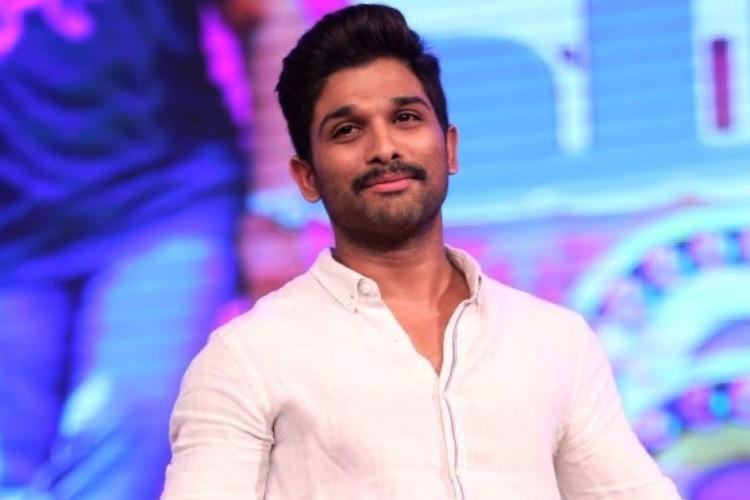
#> input picture Allu_arjun.jpg, 750 x 500 px, found by its file name
$ python canny_edge_detection.py
#> lines starting #> are read from the running program, lines starting #| are printed output that depends on the picture; after the words box and inside, x2 and y2 are one past the last pixel; in counts of white or black regions, pixels touching at a corner belong together
import cv2
import numpy as np
from matplotlib import pyplot as plt
img=cv2.imread(r'c:\Users\Allu_arjun.jpg',0)
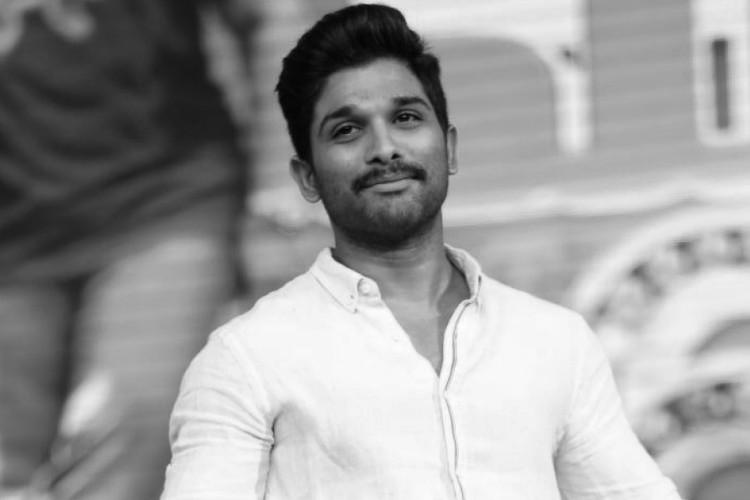
#> img: shape (500, 750); min 0, max 255, mean 155.6
#cv2.imshow('image',img)
canny=cv2.Canny(img,100,200)
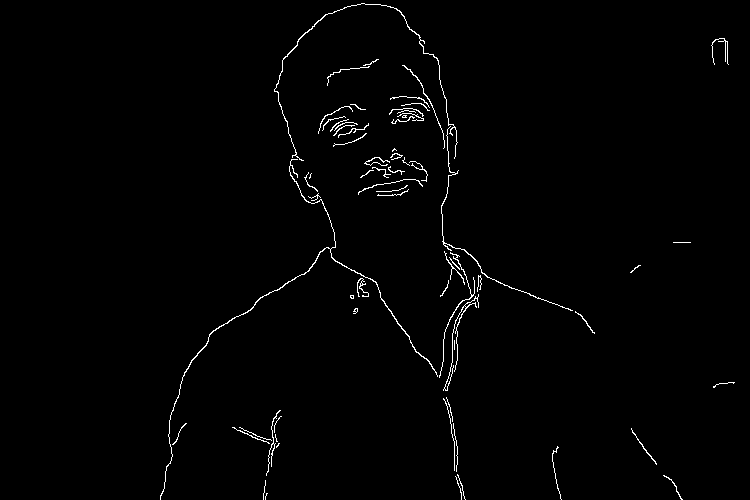
#> canny: shape (500, 750); 1.2% white in thin lines or dots, all inside (x1, y1, x2, y2) = (160, 3, 735, 500)
_,th1=cv2.threshold(canny,225,255,cv2.THRESH_BINARY)
kernal=np.ones((2,2),np.uint8)
th2=cv2.dilate(th1,kernal)
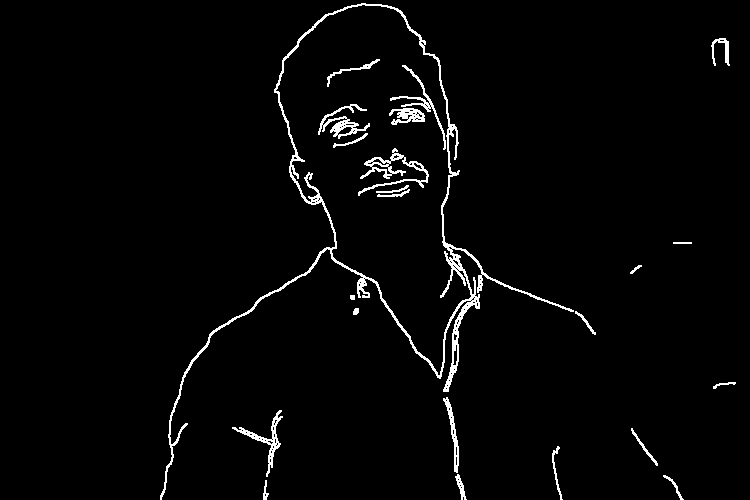
#> th2: shape (500, 750); 2.5% white in thin lines or dots, all inside (x1, y1, x2, y2) = (160, 3, 736, 500)
#cv2.imshow('th1',th1)
titles=['img','canny']
#cv2.imshow('th2',th2)
images=[img,canny]
for i in range(2):
    plt.subplot(1,2,i+1),plt.imshow(images[i],'gray')
    plt.title(titles[i])
    plt.xticks([]),plt.yticks([])
plt.show()
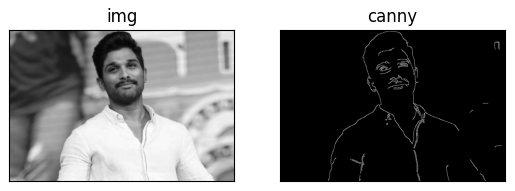
#> figure drawn by matplotlib, 2 panels
